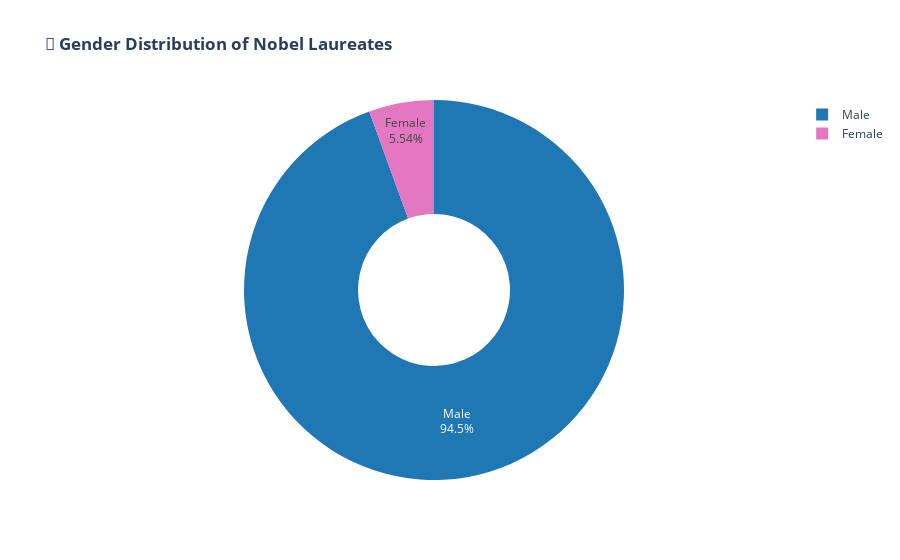

This figure's notebook cell:
### Markdown cell above
---

## 4. 👩🔬 The Gender Gap: A Slow but Growing Change

**Storytelling**: Women have historically been underrepresented in Nobel Prize wins. This section explores how that representation has evolved over time, and in which categories women have made the most significant strides.

### Code cell
# Gender Distribution Pie Chart
gender_counts = df['sex'].value_counts().reset_index()
gender_counts.columns = ['sex', 'count']

fig_pie = px.pie(
    gender_counts,
    values='count',
    names='sex',
    title='<b>👫 Gender Distribution of Nobel Laureates</b>',
    color='sex',
    color_discrete_map={'Male': '#1f77b4', 'Female': '#e377c2'},
    hole=0.4
)
fig_pie.update_traces(textposition='inside', textinfo='percent+label')
fig_pie.show()

### Figure 1 — Plotly figure (JSON) as saved in the notebook; plotly's stock layout.template omitted (floating-point values rounded to 4 significant figures)
{"data": [{"customdata": [["Male"], ["Female"]], "domain": {"x": [0, 1], "y": [0, 1]}, "hole": 0.4, "hovertemplate": "sex=%{customdata[0]}<br>count=%{value}<extra></extra>", "labels": ["Male", "Female"], "legendgroup": "", "marker": {"colors": ["#1f77b4", "#e377c2"]}, "name": "", "showlegend": true, "textinfo": "percent+label", "textposition": "inside", "type": "pie", "values": [836, 49]}], "layout": {"legend": {"tracegroupgap": 0}, "title": {"text": "<b>👫 Gender Distribution of Nobel Laureates</b>"}}}
